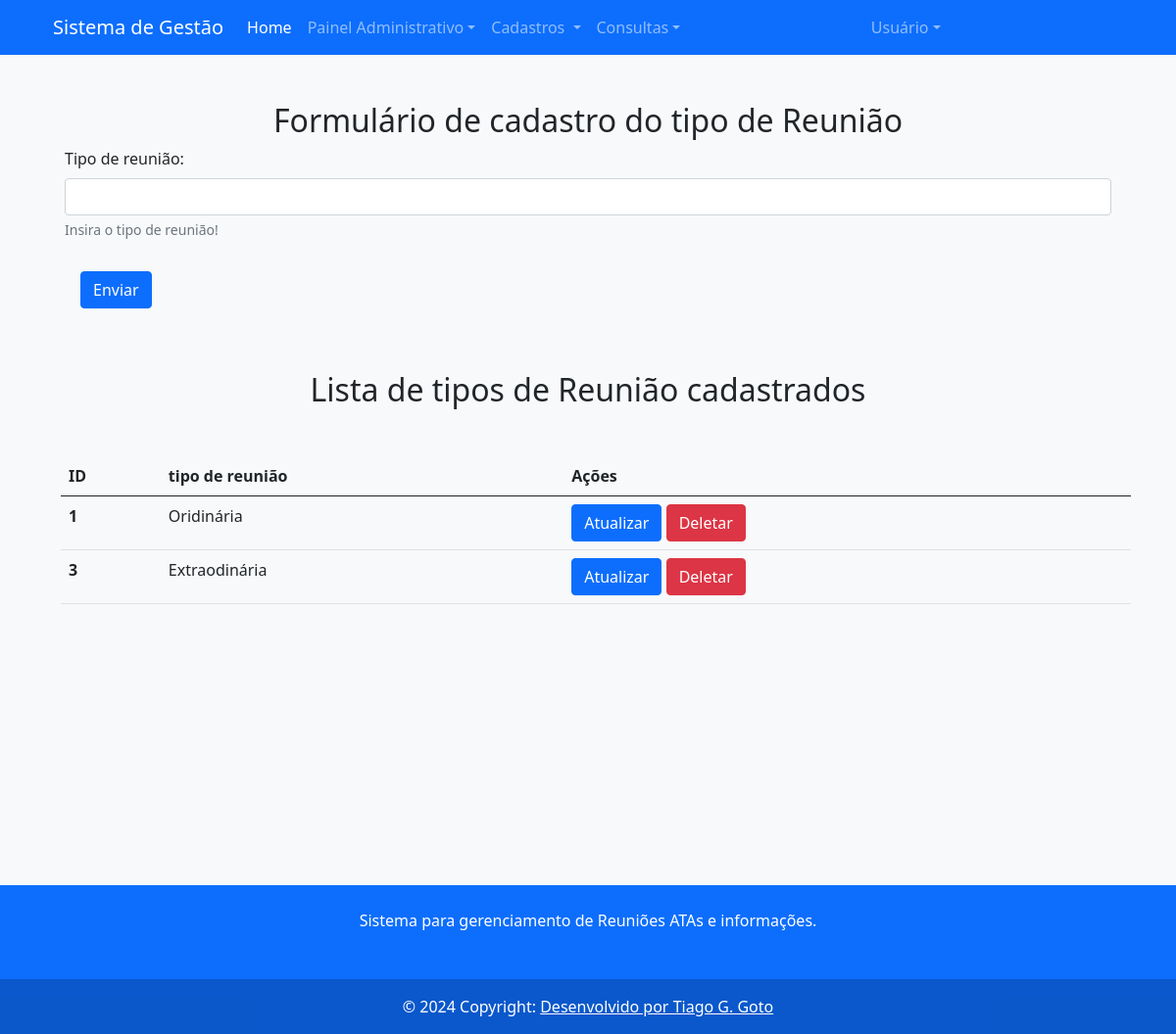
The page /meetings/meeting_type (signed in) on the database its author committed.
### src/models/entities/meetings.py (models this page shows, shortened)
class Meeting_type(db.Model):
    __tablename__="meeting_type"
    id = db.Column(db.Integer, primary_key=True, autoincrement=True)
    type_name = db.Column(db.Text, nullable=False)
    meeting = db.relationship("Meetings", back_populates="meet_type", lazy='dynamic')
    numbering = db.relationship("Numbering", back_populates="meet_type", lazy="dynamic")

### src/routes/meetings.py (the view)
@meetings_route.route('/meeting_type', methods=['GET'])
@login_required
def list_meeting_type():
    meeting_type_list = Reg_meeting_type.gets()
    return render_template('meeting_type.html', dados = meeting_type_list)

### src/models/repository/meetings.py (called while the page is built)
    def gets():
        types_list = db.session.execute(db.select(Meeting_type).order_by(Meeting_type.id)).scalars()
        return types_list

### src/routes/login.py (called while the page is built)
@login_manager.user_loader
def loader_user(user_id):
    return Users.query.filter_by(userid=user_id).first()

### src/templates/meeting_type.html (shortened to what this page needs)
{% extends "base.html" %}
{% block content %}
<div class="container-fluid mt-5 mb-5">
    <h2 class="text-center m-2"> Formulário de cadastro do tipo de Reunião</h2>
    <div class="container">
        <form action="{{ url_for('meetings.insert_meeting_type') }}" method="post">
            <div class="mb-3">
                <label for="name" class="form-label">Tipo de reunião:</label>
                <input type="text" class="form-control" id="name" name="name" aria-describedby="countrynamehelp">
                <div id="countrynamehelp" class="form-text">Insira o tipo de reunião!</div>
            </div>
            <button type="submit" class="btn btn-primary m-3">Enviar</button>
        </form>
    </div>
    <h2 class="text-center m-5"> Lista de tipos de Reunião cadastrados</h2>
    <div>
        <table class="table m-2 p-3">
            <thead>
              <tr>
                <th scope="col">ID</th>
                <th scope="col">tipo de reunião</th>
                <th scope="col">Ações</th>
              </tr>
            </thead>
            <tbody>
                {% for tipo in dados %}
              <tr>
                <th scope="row"> {{ tipo.id }}</th>
                <td scope="row">{{ tipo.type_name}}</td>
                <td>
                    <form id="delcourse">
                    <button  type="submit" class="btn btn-primary"> Atualizar</button>
                    <button formtarget="delcourse" formaction="{{ url_for('meetings.del_meeting_type', id=tipo.id) }}" formmethod="post" type="submit" class="btn btn-danger"> Deletar</button>
                    </form>
                </td>
              </tr>
              {% endfor %}
            </tbody>
          </table>
    </div>
</div>
{% endblock %}

### rows shown on the page
Meeting_type: id "1", type_name "Oridinária"
Meeting_type: id "3", type_name "Extraodinária"
